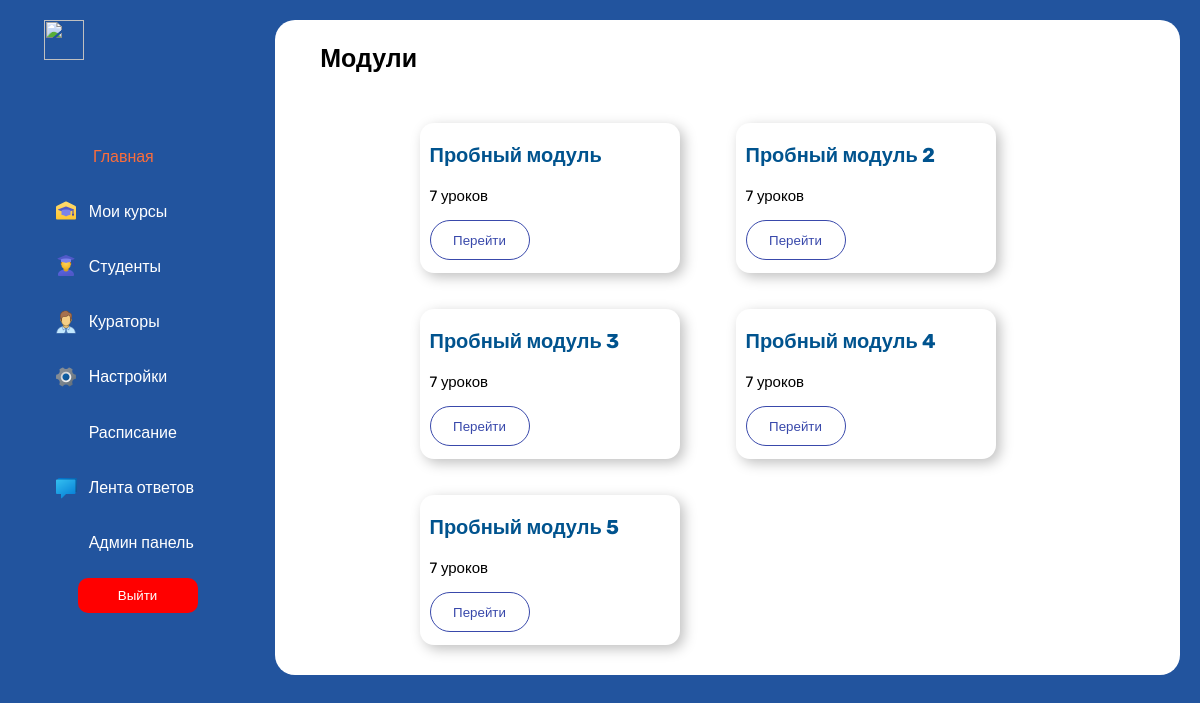
Page /users/student/courses/module14/ (signed in) on the committed database.
### courses/models.py (models this page shows, shortened)
class Module(models.Model):
    title = models.CharField(max_length=255)  # Название модуля
    description = models.TextField()  # Описание модуля
    order = models.PositiveIntegerField()  # Порядковый номер модуля
    course = models.ForeignKey(Course, on_delete=models.CASCADE, related_name='modules')  # Связь с моделью "Course"
    class Meta:
        verbose_name = 'Модуль'
        verbose_name_plural = 'Модули'

### courses/views.py (the view)
# urls.py: path('module<int:pk>/', Modules.as_view(), name='modules'),
class Modules(View):
    def get(self, request, pk):
        if request.user.groups.filter(name='Администраторы').exists():
            module = Module.objects.filter(course__pk=pk)
            return render(request, 'users/admin/module.html', {'modules': module})
        elif request.user.groups.filter(name='Кураторы').exists():
            module = Module.objects.filter(course__pk=pk, course__curators=request.user)
            return render(request, 'users/curator/moduleAdmin.html', {'modules': module})
        else:
            module = Module.objects.filter(course__pk=pk, course__students=request.user)
            return render(request, 'users/student/module.html', {'modules': module})

### users/templates/users/admin/module.html (shortened to what this page needs)
{% extends 'users/admin/base.html' %}
{% load static %}
  {% block css %}<link rel="stylesheet" href="{% static 'student/css/module.css' %}">{% endblock %}
    {% block content %}
        <div class="content">
       <div class="my-courses">
            <h3>Модули</h3>
            <div class="modules">
                {% for module in modules %}
                <div class="course">
                  <a  href="{% url 'users:curator:courses:lessons_by_module' module.id %}"><p class="module-name" ><b>{{ module.title|truncatechars:16 }}</b></p></a>
                  <p>7 уроков</p>
                  <div class="buttons">
                    <a  href="{% url 'users:curator:courses:lessons_by_module' module.id %}"><button class="go">Перейти</button></a>
                  </div>
                </div>
                {% endfor %}
            </div>
        </div>
    </div>
    {% endblock %}

### users/static/student/css/module.css (style rules this page uses)
body { background-color: #22549E; margin: 0; padding: 0; }
* { font-family: 'Rubik', sans-serif !important; }
.all_page .content { background-color: white; border-radius: 20px; height: 100%; width: 77%; margin: 20px; }
a { color: white; font-family: Roboto; text-decoration: none; }
p { font-family: 'Poppins'; font-size: 15px; }
.my-courses { width: 90%; margin-left: auto; margin-right: auto; }
h3 { margin-left: 0; font-size: 25px; font-family: 'Poppins'; margin-top: 3%; margin-bottom: 2.5%; }
.course { background: #FFFFFF; box-shadow: 4px 4px 13px rgba(0, 0, 0, 0.25); border-radius: 14px; width: 250px; height: 150px; margin-top: 20px; padding-left: 10px; transition: 1s; }
.modules { display: grid; grid-template-columns: repeat(auto-fit, minmax(300px, auto)); justify-content: center; gap: 1rem; margin-top: 30px; margin-bottom: 30px; transition: 1s; }
.module-name { color: #00538E; font-size: 20px; }
.buttons { display: flex; justify-content: space-between; align-items: center; }
.buttons .go { background-color: inherit; border: 1px solid #3949AB; border-radius: 40px; color: #3949AB; width: 100px; height: 40px; cursor: pointer; }

### rows in the picture
Module: title "Пробный модуль"
Module: title "Пробный модуль 2"
Module: title "Пробный модуль 3"
Module: title "Пробный модуль 4"
Module: title "Пробный модуль 5"
